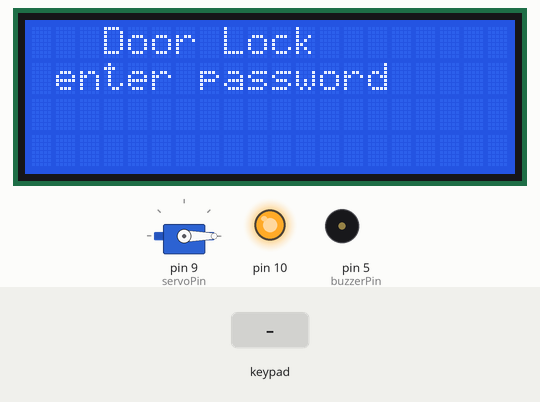
This sketch was run on a simulated Arduino Uno, built with avr-gcc and run on an emulated ATmega328P. Parts: 20×4 character LCD, servo, output pins drawn as LEDs (lit = HIGH), buzzer (waves = sounding, pin HIGH). The test bench sets the inputs (shaded band). The modem accepts every AT command (registered, SIM ready, sends succeed) and sends nothing else.

Above: at 1.4 s.
1.5 s: keypad keys 1 2 3 4 pressed 0.4 s apart
At 4.2 s:
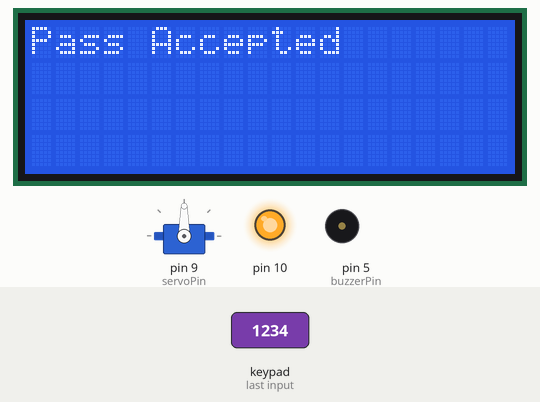
4.6 s: keypad keys 2 1 0 # pressed 0.4 s apart
At 9.0 s:
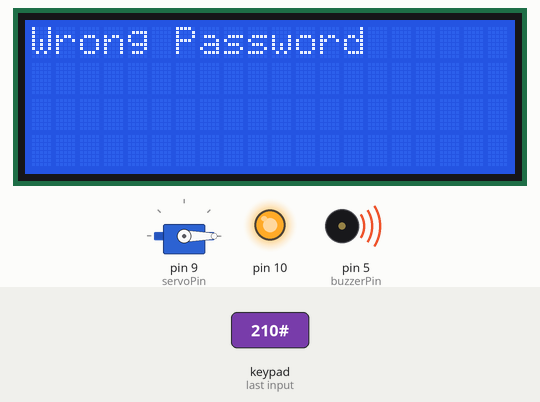
Timing chart, 0 to 14.3 s (numbered marks = the images above; inputs shaded):
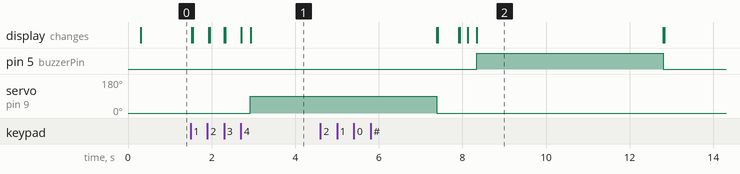

Measured:
- after the input at 1.5 s, servo on pin 9 (servoPin): 0° → 90° after 1.4 s; the display: first changes at once (image 1 shows a later state)
- after the input at 4.6 s, pin 5 (buzzerPin): LOW → HIGH after 3.7 s, → LOW 4.5 s later; the display: first differs from a run without the input after 3.3 s (image 2 shows a later state)

The sketch:

iot_final_code.ino
```cpp
#include<SoftwareSerial.h>
#include <LiquidCrystal_I2C.h>
#include <Keypad.h>
#include <SoftwareSerial.h>
#include <Servo.h>
#include <SPI.h>
#include <Wire.h>
// Create instances]
SoftwareSerial SIM900A(3, 4); // SoftwareSerial SIM900A(Rx, Tx)
LiquidCrystal_I2C lcd(0x3F,20,4);
Servo sg90;
constexpr uint8_t servoPin = 9;
constexpr uint8_t buzzerPin = 5;
char initial_password[4] = {'1', '2', '3', '4'};  // Variable to store initial password
char password[4];   // Variable to store users password
boolean NormalMode = true; // boolean to change modes
char key_pressed = 0; // Variable to store incoming keys
uint8_t i = 0;  // Variable used for counter
// defining how many rows and columns our keypad have
const byte rows = 4;
const byte columns = 4;
// Keypad pin map
char hexaKeys[rows][columns] = {
  {'1', '2', '3', 'A'},
  {'4', '5', '6', 'B'},
  {'7', '8', '9', 'C'},
  {'*', '0', '#', 'D'}
};
// Initializing pins for keypad
byte row_pins[rows] = {A0, A1, A2, A3};
byte column_pins[columns] = {2, 1, 0};
// Create instance for keypad
Keypad keypad_key = Keypad( makeKeymap(hexaKeys), row_pins, column_pins, rows, columns);
void setup() {
  // Arduino Pin configuration
   lcd.init();
  pinMode(buzzerPin, OUTPUT);
  sg90.attach(servoPin);  //Declare pin 8 for servo
  sg90.write(0); // Set initial position at 0 degrees   // LCD screen
  lcd.backlight();
  SPI.begin();
// Init SPI bus
  // Arduino communicates with SIM900A GSM shield at a baud rate of 19200
  // Make sure that corresponds to the baud rate of your module
  SIM900A.begin(19200);
  // AT command to set SIM900A to SMS mode
  SIM900A.print("AT+CMGF=1\r");
  delay(100);
  // Set module to send SMS data to serial out upon receipt
  SIM900A.print("AT+CNMI=2,2,0,0,0\r");
  delay(100);
  lcd.clear(); // Clear LCD screen
}
// Function to send the message
void send_message(String message)
{
  SIM900A.println("AT+CMGF=1");    //Set the GSM Module in Text Mode
  delay(100);
  SIM900A.println("AT+CMGS=\"+919972981769\""); // Replace it with your mobile number
  delay(100);
  SIM900A.println(message);   // The SMS text you want to send
  delay(100);
  SIM900A.println((char)26);  // ASCII code of CTRL+Z
  delay(100);
  SIM900A.println();
  delay(1000);
}
void loop()
{
    lcd.setCursor(0, 0);
      lcd.print("   Door Lock");
      lcd.setCursor(0, 1);
      lcd.print(" enter password");
   key_pressed = keypad_key.getKey(); // Storing keys
      if (key_pressed)
      {
        password[i++] = key_pressed; // Storing in password variable
        lcd.clear();
        lcd.print("*");
      }
      if (i == 4) // If 4 keys are completed
      {
        delay(200);
        if (!(strncmp(password, initial_password, 4))) // If password is matched
        {
          lcd.clear();
          lcd.print("Pass Accepted");
          sg90.write(90); // Door Opened
          send_message("Door Opened \nIf it was't you, type 'close' to close the system.");
          delay(3000);
          sg90.write(0); // Door Closed
          lcd.clear();
          i = 0;
        }
        else    // If password is not matched
        {
          lcd.clear();
          lcd.print("Wrong Password");
          digitalWrite(buzzerPin, HIGH);
          send_message("Someone Tried with the wrong Password \nType 'close' to close the system.");
          delay(3000);
          digitalWrite(buzzerPin, LOW);
          lcd.clear();
          i = 0;
        }
      }
  }
```
